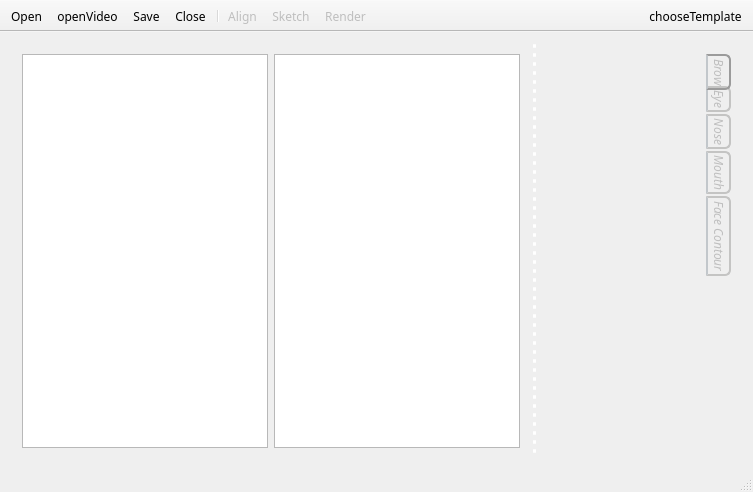
<?xml version="1.0" encoding="UTF-8"?>
<ui version="4.0">
 <class>MainWindow</class>
 <widget class="QMainWindow" name="MainWindow">
  <property name="geometry">
   <rect>
    <x>0</x>
    <y>0</y>
    <width>753</width>
    <height>492</height>
   </rect>
  </property>
  <property name="sizePolicy">
   <sizepolicy hsizetype="Minimum" vsizetype="Minimum">
    <horstretch>0</horstretch>
    <verstretch>0</verstretch>
   </sizepolicy>
  </property>
  <property name="minimumSize">
   <size>
    <width>518</width>
    <height>430</height>
   </size>
  </property>
  <property name="maximumSize">
   <size>
    <width>16777215</width>
    <height>16777215</height>
   </size>
  </property>
  <property name="font">
   <font>
    <family>Century Gothic</family>
   </font>
  </property>
  <property name="windowTitle">
   <string>MainWindow</string>
  </property>
  <property name="windowIcon">
   <iconset resource="mainwindow.qrc">
    <normaloff>:/MainWindow/icon/iMovie.png</normaloff>:/MainWindow/icon/iMovie.png</iconset>
  </property>
  <property name="styleSheet">
   <string notr="true">QWidget#MainWindow{background-image: url(:/MainWindow/image/lliella_WCheer_paper5.jpg)};</string>
  </property>
  <widget class="QWidget" name="centralWidget">
   <property name="sizePolicy">
    <sizepolicy hsizetype="Preferred" vsizetype="Preferred">
     <horstretch>0</horstretch>
     <verstretch>0</verstretch>
    </sizepolicy>
   </property>
   <property name="minimumSize">
    <size>
     <width>495</width>
     <height>350</height>
    </size>
   </property>
   <property name="font">
    <font>
     <family>Century Gothic</family>
    </font>
   </property>
   <property name="autoFillBackground">
    <bool>false</bool>
   </property>
   <property name="styleSheet">
    <string notr="true">QWidget#centralWidget{background-image: url(:/MainWindow/image/lliella_WCheer_paper5.jpg)};</string>
   </property>
   <layout class="QHBoxLayout" name="horizontalLayout_2">
    <property name="sizeConstraint">
     <enum>QLayout::SetDefaultConstraint</enum>
    </property>
    <item>
     <widget class="QStackedWidget" name="stackedWidget">
      <property name="sizePolicy">
       <sizepolicy hsizetype="Preferred" vsizetype="Preferred">
        <horstretch>0</horstretch>
        <verstretch>0</verstretch>
       </sizepolicy>
      </property>
      <property name="minimumSize">
       <size>
        <width>520</width>
        <height>350</height>
       </size>
      </property>
      <property name="maximumSize">
       <size>
        <width>16777215</width>
        <height>16777215</height>
       </size>
      </property>
      <property name="currentIndex">
       <number>0</number>
      </property>
      <widget class="QWidget" name="picWidget">
       <property name="sizePolicy">
        <sizepolicy hsizetype="Preferred" vsizetype="Preferred">
         <horstretch>0</horstretch>
         <verstretch>0</verstretch>
        </sizepolicy>
       </property>
       <property name="minimumSize">
        <size>
         <width>500</width>
         <height>0</height>
        </size>
       </property>
       <layout class="QVBoxLayout" name="piclLayout">
        <property name="spacing">
         <number>5</number>
        </property>
        <item>
         <layout class="QHBoxLayout" name="picToplLayout">
          <item>
           <widget class="QGraphicsView" name="leftGraphicsView">
            <property name="sizePolicy">
             <sizepolicy hsizetype="Preferred" vsizetype="Preferred">
              <horstretch>0</horstretch>
              <verstretch>0</verstretch>
             </sizepolicy>
            </property>
            <property name="minimumSize">
             <size>
              <width>240</width>
              <height>320</height>
             </size>
            </property>
           </widget>
          </item>
          <item>
           <widget class="QGraphicsView" name="rightGraphicsView">
            <property name="sizePolicy">
             <sizepolicy hsizetype="Preferred" vsizetype="Preferred">
              <horstretch>0</horstretch>
              <verstretch>0</verstretch>
             </sizepolicy>
            </property>
            <property name="minimumSize">
             <size>
              <width>240</width>
              <height>300</height>
             </size>
            </property>
           </widget>
          </item>
         </layout>
        </item>
       </layout>
      </widget>
      <widget class="QWidget" name="videoWidget">
       <property name="sizePolicy">
        <sizepolicy hsizetype="Fixed" vsizetype="Preferred">
         <horstretch>0</horstretch>
         <verstretch>0</verstretch>
        </sizepolicy>
       </property>
       <property name="minimumSize">
        <size>
         <width>500</width>
         <height>0</height>
        </size>
       </property>
       <layout class="QVBoxLayout" name="videoLayout">
        <item>
         <layout class="QHBoxLayout" name="videoToplLayout" stretch="0,0">
          <property name="spacing">
           <number>5</number>
          </property>
          <item>
           <widget class="Phonon::VideoPlayer" name="leftVideoPlayer">
            <property name="sizePolicy">
             <sizepolicy hsizetype="Fixed" vsizetype="Fixed">
              <horstretch>0</horstretch>
              <verstretch>0</verstretch>
             </sizepolicy>
            </property>
            <property name="minimumSize">
             <size>
              <width>240</width>
              <height>320</height>
             </size>
            </property>
           </widget>
          </item>
          <item>
           <widget class="Phonon::VideoPlayer" name="rightVideoPlayer">
            <property name="sizePolicy">
             <sizepolicy hsizetype="Fixed" vsizetype="Fixed">
              <horstretch>0</horstretch>
              <verstretch>0</verstretch>
             </sizepolicy>
            </property>
            <property name="minimumSize">
             <size>
              <width>240</width>
              <height>320</height>
             </size>
            </property>
           </widget>
          </item>
         </layout>
        </item>
        <item>
         <layout class="QHBoxLayout" name="videoBottomLayout">
          <property name="sizeConstraint">
           <enum>QLayout::SetMinimumSize</enum>
          </property>
          <item>
           <widget class="QPushButton" name="playButton">
            <property name="sizePolicy">
             <sizepolicy hsizetype="Fixed" vsizetype="Fixed">
              <horstretch>0</horstretch>
              <verstretch>0</verstretch>
             </sizepolicy>
            </property>
            <property name="minimumSize">
             <size>
              <width>0</width>
              <height>0</height>
             </size>
            </property>
            <property name="text">
             <string/>
            </property>
            <property name="icon">
             <iconset resource="mainwindow.qrc">
              <normaloff>:/MainWindow/icon/play.png</normaloff>:/MainWindow/icon/play.png</iconset>
            </property>
           </widget>
          </item>
          <item>
           <widget class="QPushButton" name="pauseButton">
            <property name="enabled">
             <bool>false</bool>
            </property>
            <property name="text">
             <string/>
            </property>
            <property name="icon">
             <iconset resource="mainwindow.qrc">
              <normaloff>:/MainWindow/icon/pause.png</normaloff>:/MainWindow/icon/pause.png</iconset>
            </property>
           </widget>
          </item>
          <item>
           <widget class="QPushButton" name="stopButton">
            <property name="enabled">
             <bool>false</bool>
            </property>
            <property name="text">
             <string/>
            </property>
            <property name="icon">
             <iconset resource="mainwindow.qrc">
              <normaloff>:/MainWindow/icon/stop.png</normaloff>:/MainWindow/icon/stop.png</iconset>
            </property>
           </widget>
          </item>
          <item>
           <widget class="Phonon::SeekSlider" name="seekSlider">
            <property name="sizePolicy">
             <sizepolicy hsizetype="Preferred" vsizetype="Fixed">
              <horstretch>0</horstretch>
              <verstretch>0</verstretch>
             </sizepolicy>
            </property>
           </widget>
          </item>
          <item>
           <widget class="Phonon::VolumeSlider" name="volumeSlider">
            <property name="sizePolicy">
             <sizepolicy hsizetype="Fixed" vsizetype="Fixed">
              <horstretch>0</horstretch>
              <verstretch>0</verstretch>
             </sizepolicy>
            </property>
           </widget>
          </item>
         </layout>
        </item>
       </layout>
      </widget>
     </widget>
    </item>
    <item>
     <widget class="Line" name="line">
      <property name="layoutDirection">
       <enum>Qt::LeftToRight</enum>
      </property>
      <property name="autoFillBackground">
       <bool>false</bool>
      </property>
      <property name="styleSheet">
       <string notr="true">border: 3px dotted white;</string>
      </property>
      <property name="orientation">
       <enum>Qt::Vertical</enum>
      </property>
     </widget>
    </item>
    <item>
     <widget class="QWidget" name="templateAreaWidget" native="true">
      <property name="enabled">
       <bool>false</bool>
      </property>
      <property name="sizePolicy">
       <sizepolicy hsizetype="Preferred" vsizetype="Preferred">
        <horstretch>0</horstretch>
        <verstretch>0</verstretch>
       </sizepolicy>
      </property>
      <property name="minimumSize">
       <size>
        <width>200</width>
        <height>0</height>
       </size>
      </property>
      <property name="maximumSize">
       <size>
        <width>200</width>
        <height>16777215</height>
       </size>
      </property>
      <property name="font">
       <font>
        <family>Century Gothic</family>
       </font>
      </property>
      <layout class="QVBoxLayout" name="verticalLayout">
       <item>
        <widget class="QTabWidget" name="templateTabWidget">
         <property name="sizePolicy">
          <sizepolicy hsizetype="Preferred" vsizetype="Preferred">
           <horstretch>0</horstretch>
           <verstretch>0</verstretch>
          </sizepolicy>
         </property>
         <property name="minimumSize">
          <size>
           <width>140</width>
           <height>0</height>
          </size>
         </property>
         <property name="font">
          <font>
           <family>Century Gothic</family>
           <weight>50</weight>
           <italic>true</italic>
           <bold>false</bold>
           <stylestrategy>PreferDefault</stylestrategy>
          </font>
         </property>
         <property name="styleSheet">
          <string notr="true"> QTabWidget::pane { /* The tab widget frame */
     border-right: 0px solid #C2C7CB;
 }

 QTabWidget::tab-bar {
     top: 0px; /* move to the right by 5px */
 }

 /* Style the tab using the tab sub-control. Note that
     it reads QTabBar _not_ QTabWidget */
 QTabBar::tab {
     background: qlineargradient(x1: 0, y1: 0, x2: 0, y2: 1,
                                 stop: 0 #E1E1E1, stop: 0.4 #DDDDDD,
                                 stop: 0.5 #D8D8D8, stop: 1.0 #D3D3D3);
     border: 2px solid #C4C4C3;
     border-left-color: #C2C7CB; /* same as the pane color */
     border-top-right-radius: 6px;
     border-bottom-right-radius: 6px;
     min-height: 15ex;
	 min-width: 8ex;
     padding: 2px;
 }

 QTabBar::tab:selected, QTabBar::tab:hover {
     background: qlineargradient(x1: 0, y1: 0, x2: 0, y2: 1,
                                 stop: 0 #fafafa, stop: 0.4 #f4f4f4,
                                 stop: 0.5 #e7e7e7, stop: 1.0 #fafafa);
 }

 QTabBar::tab:selected {
     border-color: #9B9B9B;
     border-left-color: #C2C7CB; /* same as pane color */
 }

 QTabBar::tab:!selected {
     margin-bottom: 2px; /* make non-selected tabs look smaller */
 }

 /* make use of negative margins for overlapping tabs */
 QTabBar::tab:selected {
     /* expand/overlap to the left and right by 4px */
     margin-top: -4px;
     margin-bottom: -4px;
 }

 QTabBar::tab:first:selected {
     margin-top: 0; /* the first selected tab has nothing to overlap with on the left */
 }

 QTabBar::tab:last:selected {
     margin-bottom: 0; /* the last selected tab has nothing to overlap with on the right */
 }

 QTabBar::tab:only-one {
     margin: 0; /* if there is only one tab, we don't want overlapping margins */
 }</string>
         </property>
         <property name="tabPosition">
          <enum>QTabWidget::East</enum>
         </property>
         <property name="currentIndex">
          <number>0</number>
         </property>
         <widget class="QWidget" name="browTab">
          <property name="sizePolicy">
           <sizepolicy hsizetype="Preferred" vsizetype="Preferred">
            <horstretch>0</horstretch>
            <verstretch>0</verstretch>
           </sizepolicy>
          </property>
          <property name="font">
           <font>
            <family>Century Gothic</family>
            <weight>75</weight>
            <bold>true</bold>
           </font>
          </property>
          <attribute name="title">
           <string>Brow</string>
          </attribute>
          <layout class="QVBoxLayout" name="browLayout">
           <property name="spacing">
            <number>6</number>
           </property>
           <property name="margin">
            <number>0</number>
           </property>
           <item>
            <widget class="QListWidget" name="browListWidget">
             <property name="frameShape">
              <enum>QFrame::NoFrame</enum>
             </property>
             <property name="horizontalScrollBarPolicy">
              <enum>Qt::ScrollBarAlwaysOff</enum>
             </property>
            </widget>
           </item>
          </layout>
         </widget>
         <widget class="QWidget" name="eyeTab">
          <attribute name="title">
           <string>Eye</string>
          </attribute>
          <layout class="QVBoxLayout" name="eyeLayout">
           <property name="spacing">
            <number>6</number>
           </property>
           <property name="margin">
            <number>0</number>
           </property>
           <item>
            <widget class="QListWidget" name="eyeListWidget">
             <property name="frameShape">
              <enum>QFrame::NoFrame</enum>
             </property>
             <property name="horizontalScrollBarPolicy">
              <enum>Qt::ScrollBarAlwaysOff</enum>
             </property>
            </widget>
           </item>
          </layout>
         </widget>
         <widget class="QWidget" name="noseTab">
          <attribute name="title">
           <string>Nose</string>
          </attribute>
          <layout class="QVBoxLayout" name="noseLayout">
           <property name="spacing">
            <number>6</number>
           </property>
           <property name="margin">
            <number>0</number>
           </property>
           <item>
            <widget class="QListWidget" name="noseListWidget">
             <property name="frameShape">
              <enum>QFrame::NoFrame</enum>
             </property>
             <property name="horizontalScrollBarPolicy">
              <enum>Qt::ScrollBarAlwaysOff</enum>
             </property>
            </widget>
           </item>
          </layout>
         </widget>
         <widget class="QWidget" name="mouthTab">
          <attribute name="title">
           <string>Mouth</string>
          </attribute>
          <layout class="QVBoxLayout" name="mouthLayout">
           <property name="spacing">
            <number>6</number>
           </property>
           <property name="margin">
            <number>0</number>
           </property>
           <item>
            <widget class="QListWidget" name="mouthListWidget">
             <property name="frameShape">
              <enum>QFrame::NoFrame</enum>
             </property>
             <property name="horizontalScrollBarPolicy">
              <enum>Qt::ScrollBarAlwaysOff</enum>
             </property>
            </widget>
           </item>
          </layout>
         </widget>
         <widget class="QWidget" name="faceContourTab">
          <attribute name="title">
           <string>Face Contour</string>
          </attribute>
          <layout class="QVBoxLayout" name="faceContourLayout">
           <property name="spacing">
            <number>6</number>
           </property>
           <property name="margin">
            <number>0</number>
           </property>
           <item>
            <widget class="QListWidget" name="faceContourListWidget">
             <property name="frameShape">
              <enum>QFrame::NoFrame</enum>
             </property>
             <property name="horizontalScrollBarPolicy">
              <enum>Qt::ScrollBarAlwaysOff</enum>
             </property>
            </widget>
           </item>
          </layout>
         </widget>
        </widget>
       </item>
      </layout>
     </widget>
    </item>
   </layout>
  </widget>
  <widget class="QToolBar" name="mainToolBar">
   <property name="sizePolicy">
    <sizepolicy hsizetype="Preferred" vsizetype="Preferred">
     <horstretch>0</horstretch>
     <verstretch>0</verstretch>
    </sizepolicy>
   </property>
   <property name="font">
    <font>
     <family>Century Gothic</family>
    </font>
   </property>
   <property name="toolTip">
    <string/>
   </property>
   <property name="movable">
    <bool>false</bool>
   </property>
   <property name="iconSize">
    <size>
     <width>35</width>
     <height>35</height>
    </size>
   </property>
   <attribute name="toolBarArea">
    <enum>TopToolBarArea</enum>
   </attribute>
   <attribute name="toolBarBreak">
    <bool>false</bool>
   </attribute>
   <addaction name="openAction"/>
   <addaction name="openVideoAction"/>
   <addaction name="saveAction"/>
   <addaction name="closeAction"/>
   <addaction name="separator"/>
   <addaction name="alignAction"/>
   <addaction name="sketchAction"/>
   <addaction name="renderAction"/>
  </widget>
  <widget class="QStatusBar" name="statusBar">
   <property name="font">
    <font>
     <family>Century Gothic</family>
    </font>
   </property>
  </widget>
  <widget class="QToolBar" name="rightToolBar">
   <property name="sizePolicy">
    <sizepolicy hsizetype="Minimum" vsizetype="Fixed">
     <horstretch>0</horstretch>
     <verstretch>0</verstretch>
    </sizepolicy>
   </property>
   <property name="font">
    <font>
     <family>Century Gothic</family>
    </font>
   </property>
   <property name="windowTitle">
    <string>toolBar</string>
   </property>
   <property name="layoutDirection">
    <enum>Qt::RightToLeft</enum>
   </property>
   <property name="movable">
    <bool>false</bool>
   </property>
   <attribute name="toolBarArea">
    <enum>TopToolBarArea</enum>
   </attribute>
   <attribute name="toolBarBreak">
    <bool>false</bool>
   </attribute>
   <addaction name="chooseTemplateAction"/>
  </widget>
  <action name="openAction">
   <property name="icon">
    <iconset>
     <normaloff>icon/TOON-XP Icons (V1c) Icon 29.png</normaloff>icon/TOON-XP Icons (V1c) Icon 29.png</iconset>
   </property>
   <property name="text">
    <string>&amp;Open</string>
   </property>
   <property name="toolTip">
    <string>Open an image</string>
   </property>
   <property name="statusTip">
    <string>Open an image</string>
   </property>
   <property name="shortcut">
    <string>Ctrl+N</string>
   </property>
  </action>
  <action name="closeAction">
   <property name="icon">
    <iconset resource="mainwindow.qrc">
     <normaloff>:/MainWindow/icon/TOON-XP Icons (V1c) Icon 42.png</normaloff>:/MainWindow/icon/TOON-XP Icons (V1c) Icon 42.png</iconset>
   </property>
   <property name="text">
    <string>&amp;Close</string>
   </property>
   <property name="toolTip">
    <string>Close file</string>
   </property>
   <property name="statusTip">
    <string>Close file</string>
   </property>
  </action>
  <action name="exitAction">
   <property name="text">
    <string>&amp;Exit</string>
   </property>
  </action>
  <action name="saveAction">
   <property name="icon">
    <iconset resource="mainwindow.qrc">
     <normaloff>:/MainWindow/icon/TOON-XP Icons (V1c) Icon 48.png</normaloff>:/MainWindow/icon/TOON-XP Icons (V1c) Icon 48.png</iconset>
   </property>
   <property name="text">
    <string>&amp;Save</string>
   </property>
   <property name="toolTip">
    <string>Save the aligned face</string>
   </property>
   <property name="statusTip">
    <string>Save the aligned face</string>
   </property>
  </action>
  <action name="alignAction">
   <property name="enabled">
    <bool>false</bool>
   </property>
   <property name="icon">
    <iconset resource="mainwindow.qrc">
     <normaloff>:/MainWindow/icon/TOON-XP Icons (V1c) Icon 88.png</normaloff>:/MainWindow/icon/TOON-XP Icons (V1c) Icon 88.png</iconset>
   </property>
   <property name="text">
    <string>&amp;Align</string>
   </property>
   <property name="toolTip">
    <string>Locate face</string>
   </property>
   <property name="statusTip">
    <string>Locate face</string>
   </property>
  </action>
  <action name="sketchAction">
   <property name="enabled">
    <bool>false</bool>
   </property>
   <property name="icon">
    <iconset resource="mainwindow.qrc">
     <normaloff>:/MainWindow/icon/TOON-XP Icons (V1c) Icon 67.png</normaloff>:/MainWindow/icon/TOON-XP Icons (V1c) Icon 67.png</iconset>
   </property>
   <property name="text">
    <string>&amp;Sketch</string>
   </property>
   <property name="toolTip">
    <string>Sketch face</string>
   </property>
   <property name="statusTip">
    <string>Sketch face</string>
   </property>
  </action>
  <action name="showNodeIDAction">
   <property name="checkable">
    <bool>true</bool>
   </property>
   <property name="text">
    <string>&amp;Show nodes ID</string>
   </property>
  </action>
  <action name="renderAction">
   <property name="enabled">
    <bool>false</bool>
   </property>
   <property name="icon">
    <iconset resource="mainwindow.qrc">
     <normaloff>:/MainWindow/icon/TOON-XP Icons (V1c) Icon 102.png</normaloff>:/MainWindow/icon/TOON-XP Icons (V1c) Icon 102.png</iconset>
   </property>
   <property name="text">
    <string>&amp;Render</string>
   </property>
   <property name="toolTip">
    <string>Render Video</string>
   </property>
   <property name="statusTip">
    <string>Render Video</string>
   </property>
  </action>
  <action name="chooseTemplateAction">
   <property name="icon">
    <iconset resource="mainwindow.qrc">
     <normaloff>:/MainWindow/icon/package_toys.png</normaloff>:/MainWindow/icon/package_toys.png</iconset>
   </property>
   <property name="text">
    <string>chooseTemplate</string>
   </property>
   <property name="toolTip">
    <string>chooseTemplate</string>
   </property>
  </action>
  <action name="openVideoAction">
   <property name="icon">
    <iconset resource="mainwindow.qrc">
     <normaloff>:/MainWindow/icon/TOON-XP Icons (V1c) Icon 30.png</normaloff>:/MainWindow/icon/TOON-XP Icons (V1c) Icon 30.png</iconset>
   </property>
   <property name="text">
    <string>openVideo</string>
   </property>
   <property name="toolTip">
    <string>Open a video File</string>
   </property>
   <property name="statusTip">
    <string>Open a video File</string>
   </property>
  </action>
 </widget>
 <layoutdefault spacing="6" margin="11"/>
 <customwidgets>
  <customwidget>
   <class>Phonon::VideoPlayer</class>
   <extends>QWidget</extends>
   <header location="global">phonon/videoplayer.h</header>
  </customwidget>
  <customwidget>
   <class>Phonon::SeekSlider</class>
   <extends>QWidget</extends>
   <header location="global">phonon/seekslider.h</header>
  </customwidget>
  <customwidget>
   <class>Phonon::VolumeSlider</class>
   <extends>QWidget</extends>
   <header location="global">phonon/volumeslider.h</header>
  </customwidget>
 </customwidgets>
 <resources>
  <include location="mainwindow.qrc"/>
 </resources>
 <connections>
  <connection>
   <sender>exitAction</sender>
   <signal>triggered()</signal>
   <receiver>MainWindow</receiver>
   <slot>close()</slot>
   <hints>
    <hint type="sourcelabel">
     <x>-1</x>
     <y>-1</y>
    </hint>
    <hint type="destinationlabel">
     <x>246</x>
     <y>280</y>
    </hint>
   </hints>
  </connection>
 </connections>
</ui>
